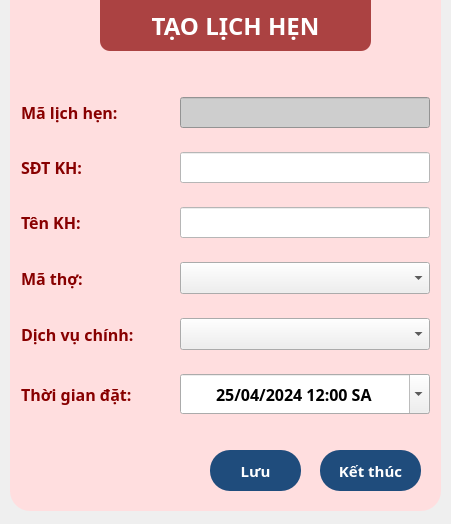
<?xml version="1.0" encoding="UTF-8"?>
<ui version="4.0">
 <class>booking_form</class>
 <widget class="QDialog" name="booking_form">
  <property name="geometry">
   <rect>
    <x>0</x>
    <y>0</y>
    <width>451</width>
    <height>524</height>
   </rect>
  </property>
  <property name="windowTitle">
   <string>Đặt lịch</string>
  </property>
  <property name="windowIcon">
   <iconset resource="bg_img.qrc">
    <normaloff>:/img/Barbershop/2.png</normaloff>:/img/Barbershop/2.png</iconset>
  </property>
  <property name="styleSheet">
   <string notr="true">QPushButton{
	padding: 10 0 10 0;
	border-radius: 20;
	color: rgb(255, 255, 255);
	background-color: rgb(31, 76, 124);
}
QPushButton:hover{
	background-color: rgb(46, 123, 175);
}
QPushButton:pressed{
	background-color: rgb(10, 158, 69);
}</string>
  </property>
  <widget class="QGroupBox" name="groupBox_2">
   <property name="geometry">
    <rect>
     <x>10</x>
     <y>90</y>
     <width>431</width>
     <height>411</height>
    </rect>
   </property>
   <property name="font">
    <font>
     <family>Noto Sans</family>
     <pointsize>16</pointsize>
     <weight>75</weight>
     <bold>true</bold>
    </font>
   </property>
   <property name="styleSheet">
    <string notr="true">QGroupBox{
	border: 0;
}</string>
   </property>
   <property name="title">
    <string/>
   </property>
   <widget class="QGroupBox" name="groupBox">
    <property name="geometry">
     <rect>
      <x>10</x>
      <y>-20</y>
      <width>411</width>
      <height>371</height>
     </rect>
    </property>
    <property name="styleSheet">
     <string notr="true">QGroupBox{
	border: 0px;
}

QLineEdit{
	background-color: rgb(255, 255, 255);
}
QLabel {
	color: rgb(136, 0, 0);
}</string>
    </property>
    <layout class="QGridLayout" name="gridLayout">
     <property name="leftMargin">
      <number>1</number>
     </property>
     <property name="rightMargin">
      <number>1</number>
     </property>
     <item row="1" column="0">
      <widget class="QLabel" name="label_3">
       <property name="font">
        <font>
         <family>Noto Sans</family>
         <pointsize>12</pointsize>
         <weight>75</weight>
         <bold>true</bold>
        </font>
       </property>
       <property name="text">
        <string>SĐT KH:</string>
       </property>
      </widget>
     </item>
     <item row="3" column="0">
      <widget class="QLabel" name="label_5">
       <property name="font">
        <font>
         <family>Noto Sans</family>
         <pointsize>12</pointsize>
         <weight>75</weight>
         <bold>true</bold>
        </font>
       </property>
       <property name="text">
        <string>Mã thợ:</string>
       </property>
      </widget>
     </item>
     <item row="0" column="1">
      <widget class="QLineEdit" name="ma_lich_edit">
       <property name="minimumSize">
        <size>
         <width>200</width>
         <height>0</height>
        </size>
       </property>
       <property name="maximumSize">
        <size>
         <width>250</width>
         <height>16777215</height>
        </size>
       </property>
       <property name="font">
        <font>
         <family>Noto Sans</family>
         <pointsize>12</pointsize>
        </font>
       </property>
       <property name="styleSheet">
        <string notr="true">background-color: rgb(206, 206, 206);</string>
       </property>
       <property name="alignment">
        <set>Qt::AlignCenter</set>
       </property>
       <property name="readOnly">
        <bool>true</bool>
       </property>
      </widget>
     </item>
     <item row="1" column="1">
      <widget class="QLineEdit" name="sdt_kh_lich_edit">
       <property name="minimumSize">
        <size>
         <width>200</width>
         <height>0</height>
        </size>
       </property>
       <property name="maximumSize">
        <size>
         <width>250</width>
         <height>16777215</height>
        </size>
       </property>
       <property name="font">
        <font>
         <family>Noto Sans</family>
         <pointsize>12</pointsize>
        </font>
       </property>
       <property name="alignment">
        <set>Qt::AlignCenter</set>
       </property>
      </widget>
     </item>
     <item row="5" column="1">
      <widget class="QDateTimeEdit" name="time_lich_chkbx">
       <property name="minimumSize">
        <size>
         <width>200</width>
         <height>20</height>
        </size>
       </property>
       <property name="maximumSize">
        <size>
         <width>250</width>
         <height>40</height>
        </size>
       </property>
       <property name="font">
        <font>
         <family>Noto Sans</family>
         <pointsize>12</pointsize>
         <weight>75</weight>
         <bold>true</bold>
        </font>
       </property>
       <property name="locale">
        <locale language="Vietnamese" country="Vietnam"/>
       </property>
       <property name="alignment">
        <set>Qt::AlignCenter</set>
       </property>
       <property name="date">
        <date>
         <year>2024</year>
         <month>4</month>
         <day>25</day>
        </date>
       </property>
       <property name="currentSection">
        <enum>QDateTimeEdit::DaySection</enum>
       </property>
       <property name="displayFormat">
        <string>dd/MM/yyyy h:mm AP</string>
       </property>
       <property name="calendarPopup">
        <bool>true</bool>
       </property>
       <property name="timeSpec">
        <enum>Qt::LocalTime</enum>
       </property>
      </widget>
     </item>
     <item row="2" column="0">
      <widget class="QLabel" name="label_4">
       <property name="font">
        <font>
         <family>Noto Sans</family>
         <pointsize>12</pointsize>
         <weight>75</weight>
         <bold>true</bold>
        </font>
       </property>
       <property name="text">
        <string>Tên KH:</string>
       </property>
      </widget>
     </item>
     <item row="0" column="0">
      <widget class="QLabel" name="label_2">
       <property name="font">
        <font>
         <family>Noto Sans</family>
         <pointsize>12</pointsize>
         <weight>75</weight>
         <bold>true</bold>
        </font>
       </property>
       <property name="text">
        <string>Mã lịch hẹn:</string>
       </property>
      </widget>
     </item>
     <item row="2" column="1">
      <widget class="QLineEdit" name="ten_kh_lich_edit">
       <property name="minimumSize">
        <size>
         <width>200</width>
         <height>0</height>
        </size>
       </property>
       <property name="maximumSize">
        <size>
         <width>250</width>
         <height>16777215</height>
        </size>
       </property>
       <property name="font">
        <font>
         <family>Noto Sans</family>
         <pointsize>12</pointsize>
        </font>
       </property>
       <property name="alignment">
        <set>Qt::AlignCenter</set>
       </property>
      </widget>
     </item>
     <item row="4" column="0">
      <widget class="QLabel" name="label_6">
       <property name="font">
        <font>
         <family>Noto Sans</family>
         <pointsize>12</pointsize>
         <weight>75</weight>
         <bold>true</bold>
        </font>
       </property>
       <property name="text">
        <string>Dịch vụ chính:</string>
       </property>
      </widget>
     </item>
     <item row="5" column="0">
      <widget class="QLabel" name="label_7">
       <property name="font">
        <font>
         <family>Noto Sans</family>
         <pointsize>12</pointsize>
         <weight>75</weight>
         <bold>true</bold>
        </font>
       </property>
       <property name="text">
        <string>Thời gian đặt:</string>
       </property>
      </widget>
     </item>
     <item row="3" column="1">
      <widget class="QComboBox" name="ma_tho_chkbx">
       <property name="minimumSize">
        <size>
         <width>0</width>
         <height>32</height>
        </size>
       </property>
       <property name="font">
        <font>
         <family>Noto Sans</family>
         <pointsize>12</pointsize>
        </font>
       </property>
      </widget>
     </item>
     <item row="4" column="1">
      <widget class="QComboBox" name="dich_vu_lich_chkbx">
       <property name="minimumSize">
        <size>
         <width>0</width>
         <height>32</height>
        </size>
       </property>
       <property name="font">
        <font>
         <family>Noto Sans</family>
         <pointsize>12</pointsize>
        </font>
       </property>
      </widget>
     </item>
    </layout>
   </widget>
   <widget class="QPushButton" name="luu_lich_btn">
    <property name="geometry">
     <rect>
      <x>200</x>
      <y>360</y>
      <width>91</width>
      <height>41</height>
     </rect>
    </property>
    <property name="font">
     <font>
      <family>Noto Sans</family>
      <pointsize>11</pointsize>
      <weight>75</weight>
      <bold>true</bold>
     </font>
    </property>
    <property name="text">
     <string>Lưu</string>
    </property>
   </widget>
   <widget class="QPushButton" name="ket_thuc_lich_btn">
    <property name="geometry">
     <rect>
      <x>310</x>
      <y>360</y>
      <width>101</width>
      <height>41</height>
     </rect>
    </property>
    <property name="font">
     <font>
      <family>Noto Sans</family>
      <pointsize>11</pointsize>
      <weight>75</weight>
      <bold>true</bold>
     </font>
    </property>
    <property name="text">
     <string>Kết thúc</string>
    </property>
   </widget>
  </widget>
  <widget class="QWidget" name="widget_5" native="true">
   <property name="geometry">
    <rect>
     <x>10</x>
     <y>-20</y>
     <width>431</width>
     <height>531</height>
    </rect>
   </property>
   <property name="styleSheet">
    <string notr="true">border-radius: 20px;
background-color: rgb(255, 222, 223);
color: rgb(136, 0, 0);
</string>
   </property>
  </widget>
  <widget class="QLabel" name="label_15">
   <property name="geometry">
    <rect>
     <x>100</x>
     <y>0</y>
     <width>271</width>
     <height>51</height>
    </rect>
   </property>
   <property name="font">
    <font>
     <family>Noto Sans</family>
     <pointsize>18</pointsize>
     <weight>75</weight>
     <bold>true</bold>
    </font>
   </property>
   <property name="styleSheet">
    <string notr="true">color: rgb(255, 255, 255);
background-color: rgba(136, 0, 0, 70%);
border-radius: 0px;
border-bottom-left-radius: 10px;
border-bottom-right-radius: 10px;</string>
   </property>
   <property name="text">
    <string>TẠO LỊCH HẸN</string>
   </property>
   <property name="alignment">
    <set>Qt::AlignCenter</set>
   </property>
  </widget>
  <zorder>widget_5</zorder>
  <zorder>groupBox_2</zorder>
  <zorder>label_15</zorder>
 </widget>
 <tabstops>
  <tabstop>ma_lich_edit</tabstop>
  <tabstop>sdt_kh_lich_edit</tabstop>
  <tabstop>ten_kh_lich_edit</tabstop>
  <tabstop>ma_tho_chkbx</tabstop>
  <tabstop>dich_vu_lich_chkbx</tabstop>
  <tabstop>time_lich_chkbx</tabstop>
  <tabstop>luu_lich_btn</tabstop>
  <tabstop>ket_thuc_lich_btn</tabstop>
 </tabstops>
 <resources>
  <include location="bg_img.qrc"/>
 </resources>
 <connections/>
</ui>
